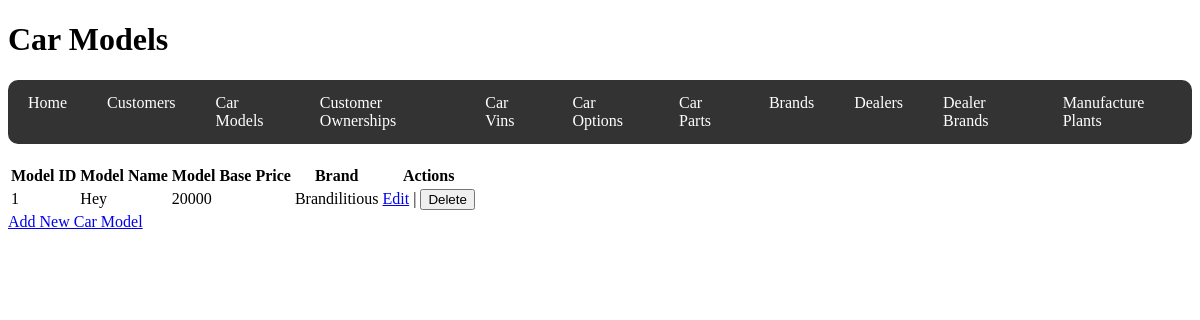
Page /car_models on the committed database.
### code/models.py (models this page shows)
class CarModel(db.Model):
    __tablename__ = "Models"
    model_id = db.Column(db.Integer, primary_key=True)
    model_name = db.Column(db.String(50))
    model_base_price = db.Column(db.Integer)
    brand_id = db.Column(db.Integer, db.ForeignKey("Brands.brand_id"))
    brand = db.relationship("Brand", back_populates="car_models")

class Brand(db.Model):
    __tablename__ = "Brands"
    brand_id = db.Column(db.Integer, primary_key=True)
    brand_name = db.Column(db.String(50))
    dealer_brands = db.relationship("DealerBrand", back_populates="brand")
    car_models = db.relationship("CarModel", back_populates="brand")

### code/routes/carmodels.py (the view, shortened to what this page needs)
@carmodels_bp.route("/car_models", methods=["GET", "POST"])
def car_models():
    car_models = CarModel.query.all()
    return render_template("car_models.html", car_models=car_models)

### code/templates/car_models.html
{% extends 'base.html' %} {% block title %}Car Models{% endblock %} {% block
header %}
<h1>Car Models</h1>
{% endblock %} {% block content %}
<table>
  <tr>
    <th>Model ID</th>
    <th>Model Name</th>
    <th>Model Base Price</th>
    <th>Brand</th>
    <th>Actions</th>
  </tr>
  {% for car_model in car_models %}
  <tr>
    <td>{{ car_model.model_id }}</td>
    <td>{{ car_model.model_name }}</td>
    <td>{{ car_model.model_base_price }}</td>
    <td>{{ car_model.brand.brand_name }}</td>
    <td>
      <a
        href="{{ url_for('carmodels.view_car_model', model_id=car_model.model_id) }}"
        >Edit</a
      >
      |
      <form
        action="{{ url_for('carmodels.delete_car_model', model_id=car_model.model_id) }}"
        method="POST"
        style="display: inline"
      >
        <button type="submit">Delete</button>
      </form>
    </td>
  </tr>
  {% endfor %}
</table>
<a href="{{ url_for('carmodels.new_car_model') }}">Add New Car Model</a>
{% endblock %}

### rows in the picture
CarModel: model_id "1", model_name "Hey", model_base_price "20000", brand.brand_name "Brandilitious"
